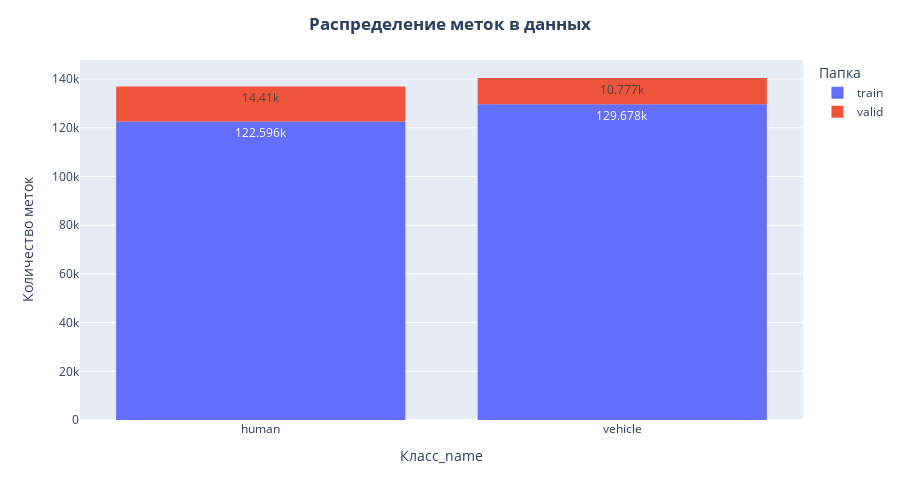

The code cell stored with this chart in its notebook:
### Code cell
names = {0: 'cattle', 1: 'human', 2: 'vehicle'}
colors = {label: list(np.random.random(size=3) * 256) for i, label in enumerate(set([int(key) for key in names.keys()]))}
deers_labels_gr = deers_labels.groupby(['Папка', 'Класс'], as_index=False).size().sort_values('Класс', ascending=True)
deers_labels_gr['Класс_name'] = deers_labels_gr['Класс'].apply(lambda x: names[int(x)])

fig_class_1 = px.histogram(
    data_frame=deers_labels_gr,
    y='size',
    x='Класс_name',
    color='Папка',
    text_auto=True
    )

fig_class_1.update_layout(title_text='<b>Распределение меток в данных</b>', title_x=0.5, height=500, yaxis = {"title": 'Количество меток'})
fig_class_1.show()

### Figure 1 — Plotly figure (JSON) as saved in the notebook; plotly's stock layout.template omitted (floating-point values rounded to 4 significant figures)
{"data": [{"alignmentgroup": "True", "bingroup": "x", "histfunc": "sum", "hovertemplate": "Папка=train<br>Класс_name=%{x}<br>sum of size=%{y}<extra></extra>", "legendgroup": "train", "marker": {"color": "#636efa", "pattern": {"shape": ""}}, "name": "train", "offsetgroup": "train", "orientation": "v", "showlegend": true, "texttemplate": "%{value}", "type": "histogram", "x": ["human", "vehicle"], "xaxis": "x", "y": [122596, 129678], "yaxis": "y"}, {"alignmentgroup": "True", "bingroup": "x", "histfunc": "sum", "hovertemplate": "Папка=valid<br>Класс_name=%{x}<br>sum of size=%{y}<extra></extra>", "legendgroup": "valid", "marker": {"color": "#EF553B", "pattern": {"shape": ""}}, "name": "valid", "offsetgroup": "valid", "orientation": "v", "showlegend": true, "texttemplate": "%{value}", "type": "histogram", "x": ["human", "vehicle"], "xaxis": "x", "y": [14410, 10777], "yaxis": "y"}], "layout": {"barmode": "relative", "height": 500, "legend": {"title": {"text": "Папка"}, "tracegroupgap": 0}, "margin": {"t": 60}, "title": {"text": "<b>Распределение меток в данных</b>", "x": 0.5}, "xaxis": {"anchor": "y", "domain": [0, 1], "title": {"text": "Класс_name"}}, "yaxis": {"anchor": "x", "domain": [0, 1], "title": {"text": "Количество меток"}}}}
